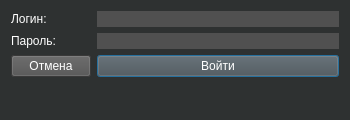
<?xml version="1.0" encoding="UTF-8"?>
<ui version="4.0">
 <class>LoginWindow</class>
 <widget class="QDialog" name="LoginWindow">
  <property name="geometry">
   <rect>
    <x>0</x>
    <y>0</y>
    <width>350</width>
    <height>120</height>
   </rect>
  </property>
  <property name="minimumSize">
   <size>
    <width>350</width>
    <height>120</height>
   </size>
  </property>
  <property name="maximumSize">
   <size>
    <width>500</width>
    <height>120</height>
   </size>
  </property>
  <property name="palette">
   <palette>
    <active>
     <colorrole role="WindowText">
      <brush brushstyle="SolidPattern">
       <color alpha="255">
        <red>255</red>
        <green>255</green>
        <blue>255</blue>
       </color>
      </brush>
     </colorrole>
     <colorrole role="Button">
      <brush brushstyle="SolidPattern">
       <color alpha="255">
        <red>46</red>
        <green>49</green>
        <blue>49</blue>
       </color>
      </brush>
     </colorrole>
     <colorrole role="Light">
      <brush brushstyle="SolidPattern">
       <color alpha="255">
        <red>69</red>
        <green>73</green>
        <blue>73</blue>
       </color>
      </brush>
     </colorrole>
     <colorrole role="Midlight">
      <brush brushstyle="SolidPattern">
       <color alpha="255">
        <red>57</red>
        <green>61</green>
        <blue>61</blue>
       </color>
      </brush>
     </colorrole>
     <colorrole role="Dark">
      <brush brushstyle="SolidPattern">
       <color alpha="255">
        <red>23</red>
        <green>24</green>
        <blue>24</blue>
       </color>
      </brush>
     </colorrole>
     <colorrole role="Mid">
      <brush brushstyle="SolidPattern">
       <color alpha="255">
        <red>31</red>
        <green>33</green>
        <blue>33</blue>
       </color>
      </brush>
     </colorrole>
     <colorrole role="Text">
      <brush brushstyle="SolidPattern">
       <color alpha="255">
        <red>255</red>
        <green>255</green>
        <blue>255</blue>
       </color>
      </brush>
     </colorrole>
     <colorrole role="BrightText">
      <brush brushstyle="SolidPattern">
       <color alpha="255">
        <red>255</red>
        <green>255</green>
        <blue>255</blue>
       </color>
      </brush>
     </colorrole>
     <colorrole role="ButtonText">
      <brush brushstyle="SolidPattern">
       <color alpha="255">
        <red>255</red>
        <green>255</green>
        <blue>255</blue>
       </color>
      </brush>
     </colorrole>
     <colorrole role="Base">
      <brush brushstyle="SolidPattern">
       <color alpha="255">
        <red>0</red>
        <green>0</green>
        <blue>0</blue>
       </color>
      </brush>
     </colorrole>
     <colorrole role="Window">
      <brush brushstyle="SolidPattern">
       <color alpha="255">
        <red>46</red>
        <green>49</green>
        <blue>49</blue>
       </color>
      </brush>
     </colorrole>
     <colorrole role="Shadow">
      <brush brushstyle="SolidPattern">
       <color alpha="255">
        <red>0</red>
        <green>0</green>
        <blue>0</blue>
       </color>
      </brush>
     </colorrole>
     <colorrole role="AlternateBase">
      <brush brushstyle="SolidPattern">
       <color alpha="255">
        <red>23</red>
        <green>24</green>
        <blue>24</blue>
       </color>
      </brush>
     </colorrole>
     <colorrole role="ToolTipBase">
      <brush brushstyle="SolidPattern">
       <color alpha="255">
        <red>255</red>
        <green>255</green>
        <blue>220</blue>
       </color>
      </brush>
     </colorrole>
     <colorrole role="ToolTipText">
      <brush brushstyle="SolidPattern">
       <color alpha="255">
        <red>0</red>
        <green>0</green>
        <blue>0</blue>
       </color>
      </brush>
     </colorrole>
     <colorrole role="PlaceholderText">
      <brush brushstyle="SolidPattern">
       <color alpha="127">
        <red>255</red>
        <green>255</green>
        <blue>255</blue>
       </color>
      </brush>
     </colorrole>
    </active>
    <inactive>
     <colorrole role="WindowText">
      <brush brushstyle="SolidPattern">
       <color alpha="255">
        <red>255</red>
        <green>255</green>
        <blue>255</blue>
       </color>
      </brush>
     </colorrole>
     <colorrole role="Button">
      <brush brushstyle="SolidPattern">
       <color alpha="255">
        <red>46</red>
        <green>49</green>
        <blue>49</blue>
       </color>
      </brush>
     </colorrole>
     <colorrole role="Light">
      <brush brushstyle="SolidPattern">
       <color alpha="255">
        <red>69</red>
        <green>73</green>
        <blue>73</blue>
       </color>
      </brush>
     </colorrole>
     <colorrole role="Midlight">
      <brush brushstyle="SolidPattern">
       <color alpha="255">
        <red>57</red>
        <green>61</green>
        <blue>61</blue>
       </color>
      </brush>
     </colorrole>
     <colorrole role="Dark">
      <brush brushstyle="SolidPattern">
       <color alpha="255">
        <red>23</red>
        <green>24</green>
        <blue>24</blue>
       </color>
      </brush>
     </colorrole>
     <colorrole role="Mid">
      <brush brushstyle="SolidPattern">
       <color alpha="255">
        <red>31</red>
        <green>33</green>
        <blue>33</blue>
       </color>
      </brush>
     </colorrole>
     <colorrole role="Text">
      <brush brushstyle="SolidPattern">
       <color alpha="255">
        <red>255</red>
        <green>255</green>
        <blue>255</blue>
       </color>
      </brush>
     </colorrole>
     <colorrole role="BrightText">
      <brush brushstyle="SolidPattern">
       <color alpha="255">
        <red>255</red>
        <green>255</green>
        <blue>255</blue>
       </color>
      </brush>
     </colorrole>
     <colorrole role="ButtonText">
      <brush brushstyle="SolidPattern">
       <color alpha="255">
        <red>255</red>
        <green>255</green>
        <blue>255</blue>
       </color>
      </brush>
     </colorrole>
     <colorrole role="Base">
      <brush brushstyle="SolidPattern">
       <color alpha="255">
        <red>0</red>
        <green>0</green>
        <blue>0</blue>
       </color>
      </brush>
     </colorrole>
     <colorrole role="Window">
      <brush brushstyle="SolidPattern">
       <color alpha="255">
        <red>46</red>
        <green>49</green>
        <blue>49</blue>
       </color>
      </brush>
     </colorrole>
     <colorrole role="Shadow">
      <brush brushstyle="SolidPattern">
       <color alpha="255">
        <red>0</red>
        <green>0</green>
        <blue>0</blue>
       </color>
      </brush>
     </colorrole>
     <colorrole role="AlternateBase">
      <brush brushstyle="SolidPattern">
       <color alpha="255">
        <red>23</red>
        <green>24</green>
        <blue>24</blue>
       </color>
      </brush>
     </colorrole>
     <colorrole role="ToolTipBase">
      <brush brushstyle="SolidPattern">
       <color alpha="255">
        <red>255</red>
        <green>255</green>
        <blue>220</blue>
       </color>
      </brush>
     </colorrole>
     <colorrole role="ToolTipText">
      <brush brushstyle="SolidPattern">
       <color alpha="255">
        <red>0</red>
        <green>0</green>
        <blue>0</blue>
       </color>
      </brush>
     </colorrole>
     <colorrole role="PlaceholderText">
      <brush brushstyle="SolidPattern">
       <color alpha="127">
        <red>255</red>
        <green>255</green>
        <blue>255</blue>
       </color>
      </brush>
     </colorrole>
    </inactive>
    <disabled>
     <colorrole role="WindowText">
      <brush brushstyle="SolidPattern">
       <color alpha="255">
        <red>23</red>
        <green>24</green>
        <blue>24</blue>
       </color>
      </brush>
     </colorrole>
     <colorrole role="Button">
      <brush brushstyle="SolidPattern">
       <color alpha="255">
        <red>46</red>
        <green>49</green>
        <blue>49</blue>
       </color>
      </brush>
     </colorrole>
     <colorrole role="Light">
      <brush brushstyle="SolidPattern">
       <color alpha="255">
        <red>69</red>
        <green>73</green>
        <blue>73</blue>
       </color>
      </brush>
     </colorrole>
     <colorrole role="Midlight">
      <brush brushstyle="SolidPattern">
       <color alpha="255">
        <red>57</red>
        <green>61</green>
        <blue>61</blue>
       </color>
      </brush>
     </colorrole>
     <colorrole role="Dark">
      <brush brushstyle="SolidPattern">
       <color alpha="255">
        <red>23</red>
        <green>24</green>
        <blue>24</blue>
       </color>
      </brush>
     </colorrole>
     <colorrole role="Mid">
      <brush brushstyle="SolidPattern">
       <color alpha="255">
        <red>31</red>
        <green>33</green>
        <blue>33</blue>
       </color>
      </brush>
     </colorrole>
     <colorrole role="Text">
      <brush brushstyle="SolidPattern">
       <color alpha="255">
        <red>23</red>
        <green>24</green>
        <blue>24</blue>
       </color>
      </brush>
     </colorrole>
     <colorrole role="BrightText">
      <brush brushstyle="SolidPattern">
       <color alpha="255">
        <red>255</red>
        <green>255</green>
        <blue>255</blue>
       </color>
      </brush>
     </colorrole>
     <colorrole role="ButtonText">
      <brush brushstyle="SolidPattern">
       <color alpha="255">
        <red>23</red>
        <green>24</green>
        <blue>24</blue>
       </color>
      </brush>
     </colorrole>
     <colorrole role="Base">
      <brush brushstyle="SolidPattern">
       <color alpha="255">
        <red>46</red>
        <green>49</green>
        <blue>49</blue>
       </color>
      </brush>
     </colorrole>
     <colorrole role="Window">
      <brush brushstyle="SolidPattern">
       <color alpha="255">
        <red>46</red>
        <green>49</green>
        <blue>49</blue>
       </color>
      </brush>
     </colorrole>
     <colorrole role="Shadow">
      <brush brushstyle="SolidPattern">
       <color alpha="255">
        <red>0</red>
        <green>0</green>
        <blue>0</blue>
       </color>
      </brush>
     </colorrole>
     <colorrole role="AlternateBase">
      <brush brushstyle="SolidPattern">
       <color alpha="255">
        <red>46</red>
        <green>49</green>
        <blue>49</blue>
       </color>
      </brush>
     </colorrole>
     <colorrole role="ToolTipBase">
      <brush brushstyle="SolidPattern">
       <color alpha="255">
        <red>255</red>
        <green>255</green>
        <blue>220</blue>
       </color>
      </brush>
     </colorrole>
     <colorrole role="ToolTipText">
      <brush brushstyle="SolidPattern">
       <color alpha="255">
        <red>0</red>
        <green>0</green>
        <blue>0</blue>
       </color>
      </brush>
     </colorrole>
     <colorrole role="PlaceholderText">
      <brush brushstyle="SolidPattern">
       <color alpha="127">
        <red>23</red>
        <green>24</green>
        <blue>24</blue>
       </color>
      </brush>
     </colorrole>
    </disabled>
   </palette>
  </property>
  <property name="windowTitle">
   <string>Dialog</string>
  </property>
  <layout class="QVBoxLayout" name="verticalLayout">
   <item>
    <layout class="QFormLayout" name="formLayout">
     <item row="2" column="0">
      <widget class="QPushButton" name="pushButton">
       <property name="palette">
        <palette>
         <active>
          <colorrole role="WindowText">
           <brush brushstyle="SolidPattern">
            <color alpha="255">
             <red>255</red>
             <green>255</green>
             <blue>255</blue>
            </color>
           </brush>
          </colorrole>
          <colorrole role="Button">
           <brush brushstyle="SolidPattern">
            <color alpha="255">
             <red>46</red>
             <green>49</green>
             <blue>49</blue>
            </color>
           </brush>
          </colorrole>
          <colorrole role="Light">
           <brush brushstyle="SolidPattern">
            <color alpha="255">
             <red>69</red>
             <green>73</green>
             <blue>73</blue>
            </color>
           </brush>
          </colorrole>
          <colorrole role="Midlight">
           <brush brushstyle="SolidPattern">
            <color alpha="255">
             <red>57</red>
             <green>61</green>
             <blue>61</blue>
            </color>
           </brush>
          </colorrole>
          <colorrole role="Dark">
           <brush brushstyle="SolidPattern">
            <color alpha="255">
             <red>23</red>
             <green>24</green>
             <blue>24</blue>
            </color>
           </brush>
          </colorrole>
          <colorrole role="Mid">
           <brush brushstyle="SolidPattern">
            <color alpha="255">
             <red>31</red>
             <green>33</green>
             <blue>33</blue>
            </color>
           </brush>
          </colorrole>
          <colorrole role="Text">
           <brush brushstyle="SolidPattern">
            <color alpha="255">
             <red>255</red>
             <green>255</green>
             <blue>255</blue>
            </color>
           </brush>
          </colorrole>
          <colorrole role="BrightText">
           <brush brushstyle="SolidPattern">
            <color alpha="255">
             <red>255</red>
             <green>255</green>
             <blue>255</blue>
            </color>
           </brush>
          </colorrole>
          <colorrole role="ButtonText">
           <brush brushstyle="SolidPattern">
            <color alpha="255">
             <red>255</red>
             <green>255</green>
             <blue>255</blue>
            </color>
           </brush>
          </colorrole>
          <colorrole role="Base">
           <brush brushstyle="SolidPattern">
            <color alpha="255">
             <red>0</red>
             <green>0</green>
             <blue>0</blue>
            </color>
           </brush>
          </colorrole>
          <colorrole role="Window">
           <brush brushstyle="SolidPattern">
            <color alpha="255">
             <red>46</red>
             <green>49</green>
             <blue>49</blue>
            </color>
           </brush>
          </colorrole>
          <colorrole role="Shadow">
           <brush brushstyle="SolidPattern">
            <color alpha="255">
             <red>0</red>
             <green>0</green>
             <blue>0</blue>
            </color>
           </brush>
          </colorrole>
          <colorrole role="AlternateBase">
           <brush brushstyle="SolidPattern">
            <color alpha="255">
             <red>23</red>
             <green>24</green>
             <blue>24</blue>
            </color>
           </brush>
          </colorrole>
          <colorrole role="ToolTipBase">
           <brush brushstyle="SolidPattern">
            <color alpha="255">
             <red>255</red>
             <green>255</green>
             <blue>220</blue>
            </color>
           </brush>
          </colorrole>
          <colorrole role="ToolTipText">
           <brush brushstyle="SolidPattern">
            <color alpha="255">
             <red>0</red>
             <green>0</green>
             <blue>0</blue>
            </color>
           </brush>
          </colorrole>
          <colorrole role="PlaceholderText">
           <brush brushstyle="SolidPattern">
            <color alpha="127">
             <red>255</red>
             <green>255</green>
             <blue>255</blue>
            </color>
           </brush>
          </colorrole>
         </active>
         <inactive>
          <colorrole role="WindowText">
           <brush brushstyle="SolidPattern">
            <color alpha="255">
             <red>255</red>
             <green>255</green>
             <blue>255</blue>
            </color>
           </brush>
          </colorrole>
          <colorrole role="Button">
           <brush brushstyle="SolidPattern">
            <color alpha="255">
             <red>46</red>
             <green>49</green>
             <blue>49</blue>
            </color>
           </brush>
          </colorrole>
          <colorrole role="Light">
           <brush brushstyle="SolidPattern">
            <color alpha="255">
             <red>69</red>
             <green>73</green>
             <blue>73</blue>
            </color>
           </brush>
          </colorrole>
          <colorrole role="Midlight">
           <brush brushstyle="SolidPattern">
            <color alpha="255">
             <red>57</red>
             <green>61</green>
             <blue>61</blue>
            </color>
           </brush>
          </colorrole>
          <colorrole role="Dark">
           <brush brushstyle="SolidPattern">
            <color alpha="255">
             <red>23</red>
             <green>24</green>
             <blue>24</blue>
            </color>
           </brush>
          </colorrole>
          <colorrole role="Mid">
           <brush brushstyle="SolidPattern">
            <color alpha="255">
             <red>31</red>
             <green>33</green>
             <blue>33</blue>
            </color>
           </brush>
          </colorrole>
          <colorrole role="Text">
           <brush brushstyle="SolidPattern">
            <color alpha="255">
             <red>255</red>
             <green>255</green>
             <blue>255</blue>
            </color>
           </brush>
          </colorrole>
          <colorrole role="BrightText">
           <brush brushstyle="SolidPattern">
            <color alpha="255">
             <red>255</red>
             <green>255</green>
             <blue>255</blue>
            </color>
           </brush>
          </colorrole>
          <colorrole role="ButtonText">
           <brush brushstyle="SolidPattern">
            <color alpha="255">
             <red>255</red>
             <green>255</green>
             <blue>255</blue>
            </color>
           </brush>
          </colorrole>
          <colorrole role="Base">
           <brush brushstyle="SolidPattern">
            <color alpha="255">
             <red>0</red>
             <green>0</green>
             <blue>0</blue>
            </color>
           </brush>
          </colorrole>
          <colorrole role="Window">
           <brush brushstyle="SolidPattern">
            <color alpha="255">
             <red>46</red>
             <green>49</green>
             <blue>49</blue>
            </color>
           </brush>
          </colorrole>
          <colorrole role="Shadow">
           <brush brushstyle="SolidPattern">
            <color alpha="255">
             <red>0</red>
             <green>0</green>
             <blue>0</blue>
            </color>
           </brush>
          </colorrole>
          <colorrole role="AlternateBase">
           <brush brushstyle="SolidPattern">
            <color alpha="255">
             <red>23</red>
             <green>24</green>
             <blue>24</blue>
            </color>
           </brush>
          </colorrole>
          <colorrole role="ToolTipBase">
           <brush brushstyle="SolidPattern">
            <color alpha="255">
             <red>255</red>
             <green>255</green>
             <blue>220</blue>
            </color>
           </brush>
          </colorrole>
          <colorrole role="ToolTipText">
           <brush brushstyle="SolidPattern">
            <color alpha="255">
             <red>0</red>
             <green>0</green>
             <blue>0</blue>
            </color>
           </brush>
          </colorrole>
          <colorrole role="PlaceholderText">
           <brush brushstyle="SolidPattern">
            <color alpha="127">
             <red>255</red>
             <green>255</green>
             <blue>255</blue>
            </color>
           </brush>
          </colorrole>
         </inactive>
         <disabled>
          <colorrole role="WindowText">
           <brush brushstyle="SolidPattern">
            <color alpha="255">
             <red>23</red>
             <green>24</green>
             <blue>24</blue>
            </color>
           </brush>
          </colorrole>
          <colorrole role="Button">
           <brush brushstyle="SolidPattern">
            <color alpha="255">
             <red>46</red>
             <green>49</green>
             <blue>49</blue>
            </color>
           </brush>
          </colorrole>
          <colorrole role="Light">
           <brush brushstyle="SolidPattern">
            <color alpha="255">
             <red>69</red>
             <green>73</green>
             <blue>73</blue>
            </color>
           </brush>
          </colorrole>
          <colorrole role="Midlight">
           <brush brushstyle="SolidPattern">
            <color alpha="255">
             <red>57</red>
             <green>61</green>
             <blue>61</blue>
            </color>
           </brush>
          </colorrole>
          <colorrole role="Dark">
           <brush brushstyle="SolidPattern">
            <color alpha="255">
             <red>23</red>
             <green>24</green>
             <blue>24</blue>
            </color>
           </brush>
          </colorrole>
          <colorrole role="Mid">
           <brush brushstyle="SolidPattern">
            <color alpha="255">
             <red>31</red>
             <green>33</green>
             <blue>33</blue>
            </color>
           </brush>
          </colorrole>
          <colorrole role="Text">
           <brush brushstyle="SolidPattern">
            <color alpha="255">
             <red>23</red>
             <green>24</green>
             <blue>24</blue>
            </color>
           </brush>
          </colorrole>
          <colorrole role="BrightText">
           <brush brushstyle="SolidPattern">
            <color alpha="255">
             <red>255</red>
             <green>255</green>
             <blue>255</blue>
            </color>
           </brush>
          </colorrole>
          <colorrole role="ButtonText">
           <brush brushstyle="SolidPattern">
            <color alpha="255">
             <red>23</red>
             <green>24</green>
             <blue>24</blue>
            </color>
           </brush>
          </colorrole>
          <colorrole role="Base">
           <brush brushstyle="SolidPattern">
            <color alpha="255">
             <red>46</red>
             <green>49</green>
             <blue>49</blue>
            </color>
           </brush>
          </colorrole>
          <colorrole role="Window">
           <brush brushstyle="SolidPattern">
            <color alpha="255">
             <red>46</red>
             <green>49</green>
             <blue>49</blue>
            </color>
           </brush>
          </colorrole>
          <colorrole role="Shadow">
           <brush brushstyle="SolidPattern">
            <color alpha="255">
             <red>0</red>
             <green>0</green>
             <blue>0</blue>
            </color>
           </brush>
          </colorrole>
          <colorrole role="AlternateBase">
           <brush brushstyle="SolidPattern">
            <color alpha="255">
             <red>46</red>
             <green>49</green>
             <blue>49</blue>
            </color>
           </brush>
          </colorrole>
          <colorrole role="ToolTipBase">
           <brush brushstyle="SolidPattern">
            <color alpha="255">
             <red>255</red>
             <green>255</green>
             <blue>220</blue>
            </color>
           </brush>
          </colorrole>
          <colorrole role="ToolTipText">
           <brush brushstyle="SolidPattern">
            <color alpha="255">
             <red>0</red>
             <green>0</green>
             <blue>0</blue>
            </color>
           </brush>
          </colorrole>
          <colorrole role="PlaceholderText">
           <brush brushstyle="SolidPattern">
            <color alpha="127">
             <red>23</red>
             <green>24</green>
             <blue>24</blue>
            </color>
           </brush>
          </colorrole>
         </disabled>
        </palette>
       </property>
       <property name="styleSheet">
        <string notr="true">background-color: rgb(80, 80, 80);</string>
       </property>
       <property name="text">
        <string>Отмена</string>
       </property>
       <property name="autoDefault">
        <bool>false</bool>
       </property>
      </widget>
     </item>
     <item row="1" column="0">
      <widget class="QLabel" name="label">
       <property name="text">
        <string>Пароль:</string>
       </property>
      </widget>
     </item>
     <item row="0" column="0">
      <widget class="QLabel" name="label_2">
       <property name="text">
        <string>Логин:</string>
       </property>
      </widget>
     </item>
     <item row="0" column="1">
      <widget class="QLineEdit" name="lineEdit_login">
       <property name="palette">
        <palette>
         <active>
          <colorrole role="WindowText">
           <brush brushstyle="SolidPattern">
            <color alpha="255">
             <red>255</red>
             <green>255</green>
             <blue>255</blue>
            </color>
           </brush>
          </colorrole>
          <colorrole role="Button">
           <brush brushstyle="SolidPattern">
            <color alpha="255">
             <red>80</red>
             <green>80</green>
             <blue>80</blue>
            </color>
           </brush>
          </colorrole>
          <colorrole role="Text">
           <brush brushstyle="SolidPattern">
            <color alpha="255">
             <red>255</red>
             <green>255</green>
             <blue>255</blue>
            </color>
           </brush>
          </colorrole>
          <colorrole role="ButtonText">
           <brush brushstyle="SolidPattern">
            <color alpha="255">
             <red>255</red>
             <green>255</green>
             <blue>255</blue>
            </color>
           </brush>
          </colorrole>
          <colorrole role="Base">
           <brush brushstyle="SolidPattern">
            <color alpha="255">
             <red>80</red>
             <green>80</green>
             <blue>80</blue>
            </color>
           </brush>
          </colorrole>
          <colorrole role="Window">
           <brush brushstyle="SolidPattern">
            <color alpha="255">
             <red>80</red>
             <green>80</green>
             <blue>80</blue>
            </color>
           </brush>
          </colorrole>
          <colorrole role="PlaceholderText">
           <brush brushstyle="SolidPattern">
            <color alpha="128">
             <red>255</red>
             <green>255</green>
             <blue>255</blue>
            </color>
           </brush>
          </colorrole>
         </active>
         <inactive>
          <colorrole role="WindowText">
           <brush brushstyle="SolidPattern">
            <color alpha="255">
             <red>255</red>
             <green>255</green>
             <blue>255</blue>
            </color>
           </brush>
          </colorrole>
          <colorrole role="Button">
           <brush brushstyle="SolidPattern">
            <color alpha="255">
             <red>80</red>
             <green>80</green>
             <blue>80</blue>
            </color>
           </brush>
          </colorrole>
          <colorrole role="Text">
           <brush brushstyle="SolidPattern">
            <color alpha="255">
             <red>255</red>
             <green>255</green>
             <blue>255</blue>
            </color>
           </brush>
          </colorrole>
          <colorrole role="ButtonText">
           <brush brushstyle="SolidPattern">
            <color alpha="255">
             <red>255</red>
             <green>255</green>
             <blue>255</blue>
            </color>
           </brush>
          </colorrole>
          <colorrole role="Base">
           <brush brushstyle="SolidPattern">
            <color alpha="255">
             <red>80</red>
             <green>80</green>
             <blue>80</blue>
            </color>
           </brush>
          </colorrole>
          <colorrole role="Window">
           <brush brushstyle="SolidPattern">
            <color alpha="255">
             <red>80</red>
             <green>80</green>
             <blue>80</blue>
            </color>
           </brush>
          </colorrole>
          <colorrole role="PlaceholderText">
           <brush brushstyle="SolidPattern">
            <color alpha="128">
             <red>255</red>
             <green>255</green>
             <blue>255</blue>
            </color>
           </brush>
          </colorrole>
         </inactive>
         <disabled>
          <colorrole role="WindowText">
           <brush brushstyle="SolidPattern">
            <color alpha="255">
             <red>255</red>
             <green>255</green>
             <blue>255</blue>
            </color>
           </brush>
          </colorrole>
          <colorrole role="Button">
           <brush brushstyle="SolidPattern">
            <color alpha="255">
             <red>80</red>
             <green>80</green>
             <blue>80</blue>
            </color>
           </brush>
          </colorrole>
          <colorrole role="Text">
           <brush brushstyle="SolidPattern">
            <color alpha="255">
             <red>255</red>
             <green>255</green>
             <blue>255</blue>
            </color>
           </brush>
          </colorrole>
          <colorrole role="ButtonText">
           <brush brushstyle="SolidPattern">
            <color alpha="255">
             <red>255</red>
             <green>255</green>
             <blue>255</blue>
            </color>
           </brush>
          </colorrole>
          <colorrole role="Base">
           <brush brushstyle="SolidPattern">
            <color alpha="255">
             <red>80</red>
             <green>80</green>
             <blue>80</blue>
            </color>
           </brush>
          </colorrole>
          <colorrole role="Window">
           <brush brushstyle="SolidPattern">
            <color alpha="255">
             <red>80</red>
             <green>80</green>
             <blue>80</blue>
            </color>
           </brush>
          </colorrole>
          <colorrole role="PlaceholderText">
           <brush brushstyle="SolidPattern">
            <color alpha="128">
             <red>255</red>
             <green>255</green>
             <blue>255</blue>
            </color>
           </brush>
          </colorrole>
         </disabled>
        </palette>
       </property>
       <property name="styleSheet">
        <string notr="true">color: rgb(255, 255, 255);
border-color: rgb(121, 121, 121);
gridline-color: rgb(94, 94, 94);
background-color: rgb(80, 80, 80);</string>
       </property>
       <property name="maxLength">
        <number>30</number>
       </property>
       <property name="frame">
        <bool>false</bool>
       </property>
      </widget>
     </item>
     <item row="1" column="1">
      <widget class="QLineEdit" name="lineEdit_password">
       <property name="styleSheet">
        <string notr="true">background-color: rgb(80, 80, 80);
alternate-background-color: rgb(125, 125, 125);
border-color: rgb(116, 116, 116);
color: rgb(255, 255, 255);</string>
       </property>
       <property name="maxLength">
        <number>30</number>
       </property>
       <property name="frame">
        <bool>false</bool>
       </property>
       <property name="echoMode">
        <enum>QLineEdit::Password</enum>
       </property>
      </widget>
     </item>
     <item row="2" column="1">
      <widget class="QPushButton" name="pushButton_3">
       <property name="palette">
        <palette>
         <active>
          <colorrole role="WindowText">
           <brush brushstyle="SolidPattern">
            <color alpha="255">
             <red>255</red>
             <green>255</green>
             <blue>255</blue>
            </color>
           </brush>
          </colorrole>
          <colorrole role="Button">
           <brush brushstyle="SolidPattern">
            <color alpha="255">
             <red>80</red>
             <green>80</green>
             <blue>80</blue>
            </color>
           </brush>
          </colorrole>
          <colorrole role="Light">
           <brush brushstyle="SolidPattern">
            <color alpha="255">
             <red>69</red>
             <green>73</green>
             <blue>73</blue>
            </color>
           </brush>
          </colorrole>
          <colorrole role="Midlight">
           <brush brushstyle="SolidPattern">
            <color alpha="255">
             <red>57</red>
             <green>61</green>
             <blue>61</blue>
            </color>
           </brush>
          </colorrole>
          <colorrole role="Dark">
           <brush brushstyle="SolidPattern">
            <color alpha="255">
             <red>23</red>
             <green>24</green>
             <blue>24</blue>
            </color>
           </brush>
          </colorrole>
          <colorrole role="Mid">
           <brush brushstyle="SolidPattern">
            <color alpha="255">
             <red>31</red>
             <green>33</green>
             <blue>33</blue>
            </color>
           </brush>
          </colorrole>
          <colorrole role="Text">
           <brush brushstyle="SolidPattern">
            <color alpha="255">
             <red>255</red>
             <green>255</green>
             <blue>255</blue>
            </color>
           </brush>
          </colorrole>
          <colorrole role="BrightText">
           <brush brushstyle="SolidPattern">
            <color alpha="255">
             <red>255</red>
             <green>255</green>
             <blue>255</blue>
            </color>
           </brush>
          </colorrole>
          <colorrole role="ButtonText">
           <brush brushstyle="SolidPattern">
            <color alpha="255">
             <red>255</red>
             <green>255</green>
             <blue>255</blue>
            </color>
           </brush>
          </colorrole>
          <colorrole role="Base">
           <brush brushstyle="SolidPattern">
            <color alpha="255">
             <red>80</red>
             <green>80</green>
             <blue>80</blue>
            </color>
           </brush>
          </colorrole>
          <colorrole role="Window">
           <brush brushstyle="SolidPattern">
            <color alpha="255">
             <red>80</red>
             <green>80</green>
             <blue>80</blue>
            </color>
           </brush>
          </colorrole>
          <colorrole role="Shadow">
           <brush brushstyle="SolidPattern">
            <color alpha="255">
             <red>0</red>
             <green>0</green>
             <blue>0</blue>
            </color>
           </brush>
          </colorrole>
          <colorrole role="AlternateBase">
           <brush brushstyle="SolidPattern">
            <color alpha="255">
             <red>23</red>
             <green>24</green>
             <blue>24</blue>
            </color>
           </brush>
          </colorrole>
          <colorrole role="ToolTipBase">
           <brush brushstyle="SolidPattern">
            <color alpha="255">
             <red>255</red>
             <green>255</green>
             <blue>220</blue>
            </color>
           </brush>
          </colorrole>
          <colorrole role="ToolTipText">
           <brush brushstyle="SolidPattern">
            <color alpha="255">
             <red>0</red>
             <green>0</green>
             <blue>0</blue>
            </color>
           </brush>
          </colorrole>
          <colorrole role="PlaceholderText">
           <brush brushstyle="SolidPattern">
            <color alpha="127">
             <red>255</red>
             <green>255</green>
             <blue>255</blue>
            </color>
           </brush>
          </colorrole>
         </active>
         <inactive>
          <colorrole role="WindowText">
           <brush brushstyle="SolidPattern">
            <color alpha="255">
             <red>255</red>
             <green>255</green>
             <blue>255</blue>
            </color>
           </brush>
          </colorrole>
          <colorrole role="Button">
           <brush brushstyle="SolidPattern">
            <color alpha="255">
             <red>80</red>
             <green>80</green>
             <blue>80</blue>
            </color>
           </brush>
          </colorrole>
          <colorrole role="Light">
           <brush brushstyle="SolidPattern">
            <color alpha="255">
             <red>69</red>
             <green>73</green>
             <blue>73</blue>
            </color>
           </brush>
          </colorrole>
          <colorrole role="Midlight">
           <brush brushstyle="SolidPattern">
            <color alpha="255">
             <red>57</red>
             <green>61</green>
             <blue>61</blue>
            </color>
           </brush>
          </colorrole>
          <colorrole role="Dark">
           <brush brushstyle="SolidPattern">
            <color alpha="255">
             <red>23</red>
             <green>24</green>
             <blue>24</blue>
            </color>
           </brush>
          </colorrole>
          <colorrole role="Mid">
           <brush brushstyle="SolidPattern">
            <color alpha="255">
             <red>31</red>
             <green>33</green>
             <blue>33</blue>
            </color>
           </brush>
          </colorrole>
          <colorrole role="Text">
           <brush brushstyle="SolidPattern">
            <color alpha="255">
             <red>255</red>
             <green>255</green>
             <blue>255</blue>
            </color>
           </brush>
          </colorrole>
          <colorrole role="BrightText">
           <brush brushstyle="SolidPattern">
            <color alpha="255">
             <red>255</red>
             <green>255</green>
             <blue>255</blue>
            </color>
           </brush>
          </colorrole>
          <colorrole role="ButtonText">
           <brush brushstyle="SolidPattern">
            <color alpha="255">
             <red>255</red>
             <green>255</green>
             <blue>255</blue>
            </color>
           </brush>
          </colorrole>
          <colorrole role="Base">
           <brush brushstyle="SolidPattern">
            <color alpha="255">
             <red>80</red>
             <green>80</green>
             <blue>80</blue>
            </color>
           </brush>
          </colorrole>
          <colorrole role="Window">
           <brush brushstyle="SolidPattern">
            <color alpha="255">
             <red>80</red>
             <green>80</green>
             <blue>80</blue>
            </color>
           </brush>
          </colorrole>
          <colorrole role="Shadow">
           <brush brushstyle="SolidPattern">
            <color alpha="255">
             <red>0</red>
             <green>0</green>
             <blue>0</blue>
            </color>
           </brush>
          </colorrole>
          <colorrole role="AlternateBase">
           <brush brushstyle="SolidPattern">
            <color alpha="255">
             <red>23</red>
             <green>24</green>
             <blue>24</blue>
            </color>
           </brush>
          </colorrole>
          <colorrole role="ToolTipBase">
           <brush brushstyle="SolidPattern">
            <color alpha="255">
             <red>255</red>
             <green>255</green>
             <blue>220</blue>
            </color>
           </brush>
          </colorrole>
          <colorrole role="ToolTipText">
           <brush brushstyle="SolidPattern">
            <color alpha="255">
             <red>0</red>
             <green>0</green>
             <blue>0</blue>
            </color>
           </brush>
          </colorrole>
          <colorrole role="PlaceholderText">
           <brush brushstyle="SolidPattern">
            <color alpha="127">
             <red>255</red>
             <green>255</green>
             <blue>255</blue>
            </color>
           </brush>
          </colorrole>
         </inactive>
         <disabled>
          <colorrole role="WindowText">
           <brush brushstyle="SolidPattern">
            <color alpha="255">
             <red>23</red>
             <green>24</green>
             <blue>24</blue>
            </color>
           </brush>
          </colorrole>
          <colorrole role="Button">
           <brush brushstyle="SolidPattern">
            <color alpha="255">
             <red>80</red>
             <green>80</green>
             <blue>80</blue>
            </color>
           </brush>
          </colorrole>
          <colorrole role="Light">
           <brush brushstyle="SolidPattern">
            <color alpha="255">
             <red>69</red>
             <green>73</green>
             <blue>73</blue>
            </color>
           </brush>
          </colorrole>
          <colorrole role="Midlight">
           <brush brushstyle="SolidPattern">
            <color alpha="255">
             <red>57</red>
             <green>61</green>
             <blue>61</blue>
            </color>
           </brush>
          </colorrole>
          <colorrole role="Dark">
           <brush brushstyle="SolidPattern">
            <color alpha="255">
             <red>23</red>
             <green>24</green>
             <blue>24</blue>
            </color>
           </brush>
          </colorrole>
          <colorrole role="Mid">
           <brush brushstyle="SolidPattern">
            <color alpha="255">
             <red>31</red>
             <green>33</green>
             <blue>33</blue>
            </color>
           </brush>
          </colorrole>
          <colorrole role="Text">
           <brush brushstyle="SolidPattern">
            <color alpha="255">
             <red>23</red>
             <green>24</green>
             <blue>24</blue>
            </color>
           </brush>
          </colorrole>
          <colorrole role="BrightText">
           <brush brushstyle="SolidPattern">
            <color alpha="255">
             <red>255</red>
             <green>255</green>
             <blue>255</blue>
            </color>
           </brush>
          </colorrole>
          <colorrole role="ButtonText">
           <brush brushstyle="SolidPattern">
            <color alpha="255">
             <red>23</red>
             <green>24</green>
             <blue>24</blue>
            </color>
           </brush>
          </colorrole>
          <colorrole role="Base">
           <brush brushstyle="SolidPattern">
            <color alpha="255">
             <red>80</red>
             <green>80</green>
             <blue>80</blue>
            </color>
           </brush>
          </colorrole>
          <colorrole role="Window">
           <brush brushstyle="SolidPattern">
            <color alpha="255">
             <red>80</red>
             <green>80</green>
             <blue>80</blue>
            </color>
           </brush>
          </colorrole>
          <colorrole role="Shadow">
           <brush brushstyle="SolidPattern">
            <color alpha="255">
             <red>0</red>
             <green>0</green>
             <blue>0</blue>
            </color>
           </brush>
          </colorrole>
          <colorrole role="AlternateBase">
           <brush brushstyle="SolidPattern">
            <color alpha="255">
             <red>46</red>
             <green>49</green>
             <blue>49</blue>
            </color>
           </brush>
          </colorrole>
          <colorrole role="ToolTipBase">
           <brush brushstyle="SolidPattern">
            <color alpha="255">
             <red>255</red>
             <green>255</green>
             <blue>220</blue>
            </color>
           </brush>
          </colorrole>
          <colorrole role="ToolTipText">
           <brush brushstyle="SolidPattern">
            <color alpha="255">
             <red>0</red>
             <green>0</green>
             <blue>0</blue>
            </color>
           </brush>
          </colorrole>
          <colorrole role="PlaceholderText">
           <brush brushstyle="SolidPattern">
            <color alpha="127">
             <red>23</red>
             <green>24</green>
             <blue>24</blue>
            </color>
           </brush>
          </colorrole>
         </disabled>
        </palette>
       </property>
       <property name="styleSheet">
        <string notr="true">background-color: rgb(80, 80, 80);</string>
       </property>
       <property name="text">
        <string>Войти</string>
       </property>
      </widget>
     </item>
    </layout>
   </item>
  </layout>
 </widget>
 <resources/>
 <connections/>
</ui>
